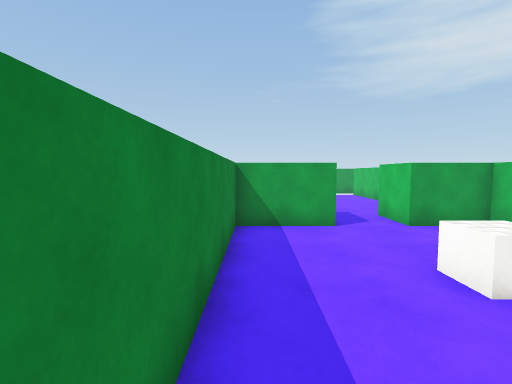
[1] (above)

15 first-person views from a walk through a 3-D level made in the Unity game engine. The camera is 1.5 m above the floor, tilts 4° down and sees 85° across. The floor is counted in squares, 1 m on a side. Each view is taken from the middle of a square. On the plan, view 1 faces up. The plan holds only what a view shows up to about 14 squares ahead; the rest is blank. The place goes on beyond the plan. The player character is not drawn. Some surface patterns are stand-ins.

[2]
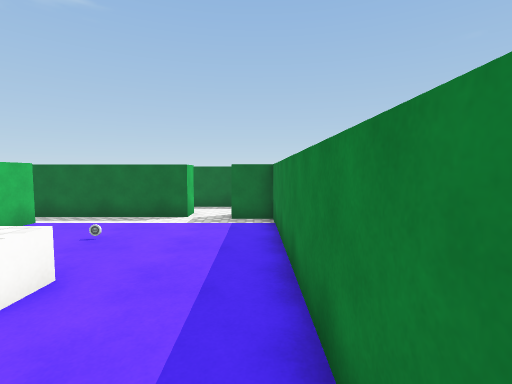

[3]
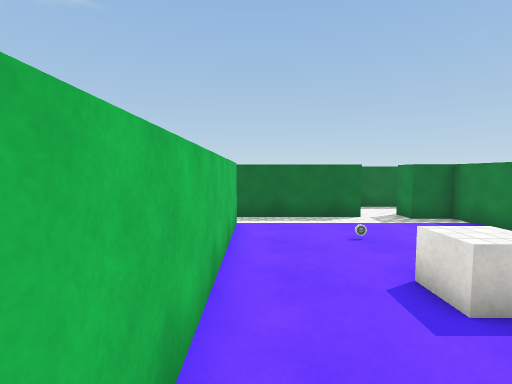

[4]
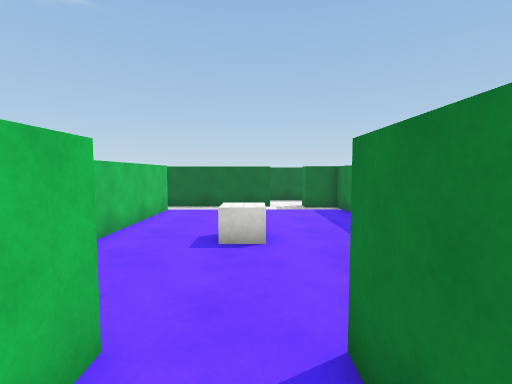

[5]
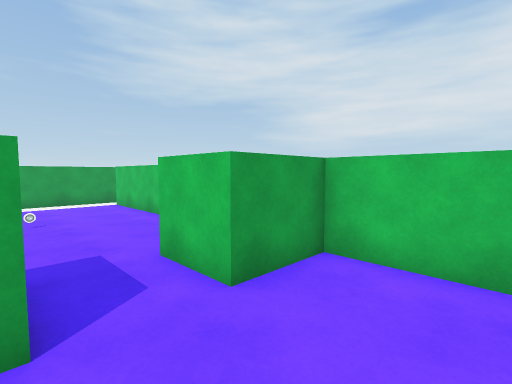

[6]
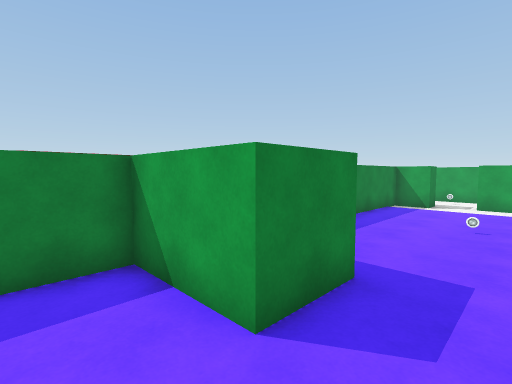

[7]
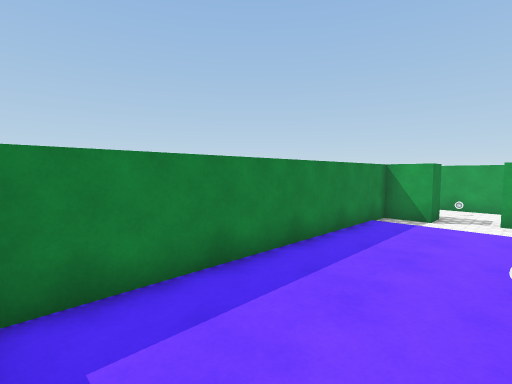

[8]
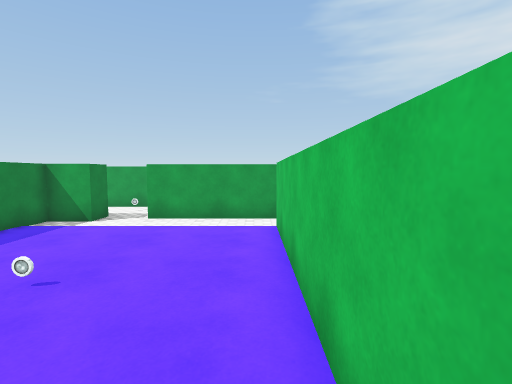

[9]
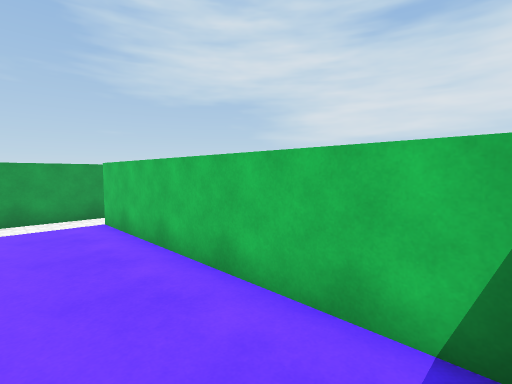

[10]
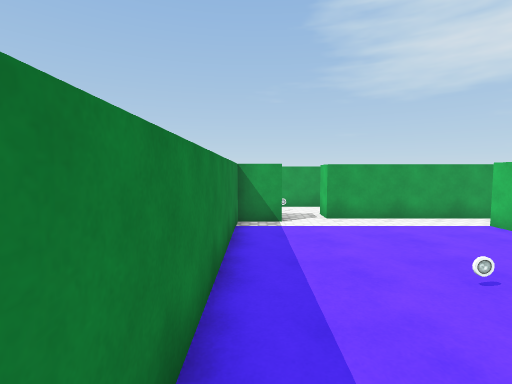

[11]
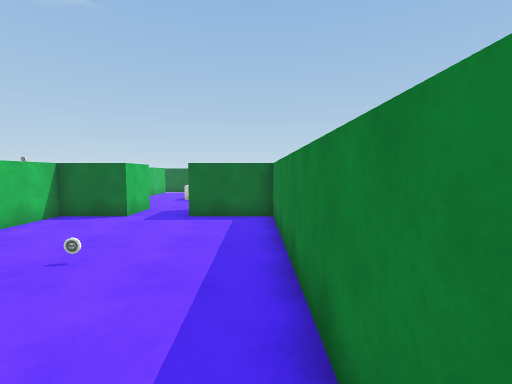

[12]
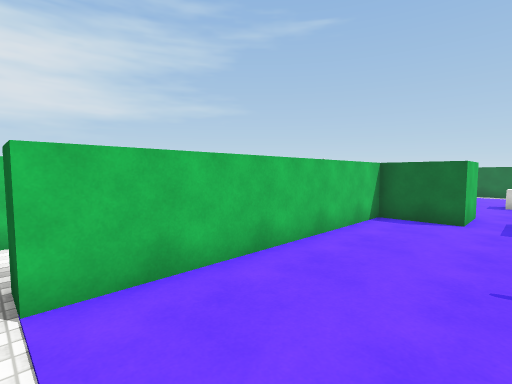

[13]
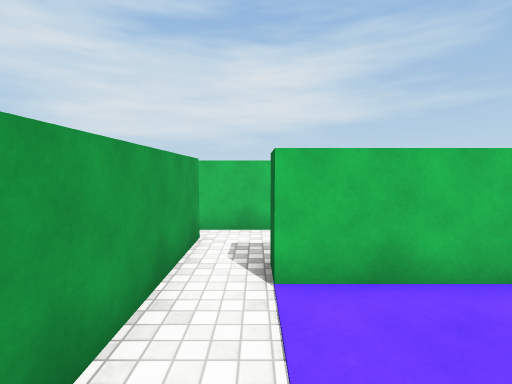

[14]
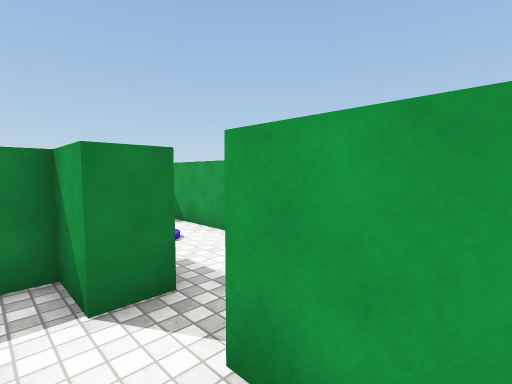

[15]
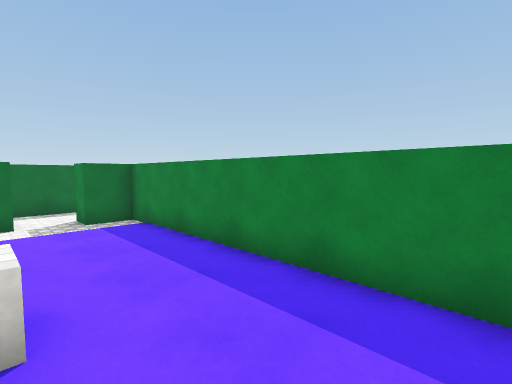

### Floor plan
Points are (right, up) in squares from view 1. A wall is a line through its corners. A room is listed if a view was taken in it or the views show most of it. See-through windows are left out.
Room 1 (views 1, 2, 3, 5, 6, 15)
walls: (6.6, -1.2) (6.6, 7.8) (4.3, 7.8); (2.4, -3.6) (2.4, -2.6) (6.6, -2.6); (2.2, 7.8) (-0.6, 7.8) (-0.6, -2.2); (-0.4, -5.5) (2.9, -5.5)
ways out: opening at (3, 8) to room 2; opening at (7, -2)
objects: green block (0, -3) to (1, -2); white cube (3, 3) to (4, 4); other object (4, 1)
Room 2 (views 4, 7, 8, 9, 10, 11, 12, 13, 14)
walls: (-0.6, 19.8) (-0.6, 9.8) (2.2, 9.8) (2.2, 7.8); (7.4, 20.3) (2.4, 20.3) (2.4, 21.4); (4.3, 7.8) (4.3, 9.8) (6.6, 9.8) (6.6, 18.8)
ways out: opening at (3, 8) to room 1
objects: green block (0, 20) to (1, 21); other object (1, 22); coin (3, 15)

Where each view was taken, in squares from view 1:
view 1: 0 up, 0 right, facing up
view 2: 7 up, 0 right, facing down
view 3: 7 up, 6 right, facing down
view 4: 10 up, 3 right, facing down
view 5: 5 up, 2 right, facing up-right
view 6: 6 up, 4 right, facing up-left
view 7: 10 up, 3 right, facing up-left
view 8: 11 up, 6 right, facing up
view 9: 10 up, 4 right, facing up-right
view 10: 11 up, 0 right, facing up
view 11: 19 up, 0 right, facing down
view 12: 19 up, 3 right, facing down-right
view 13: 19 up, 3 right, facing right
view 14: 19 up, 4 right, facing up-left
view 15: 7 up, 3 right, facing down-left
